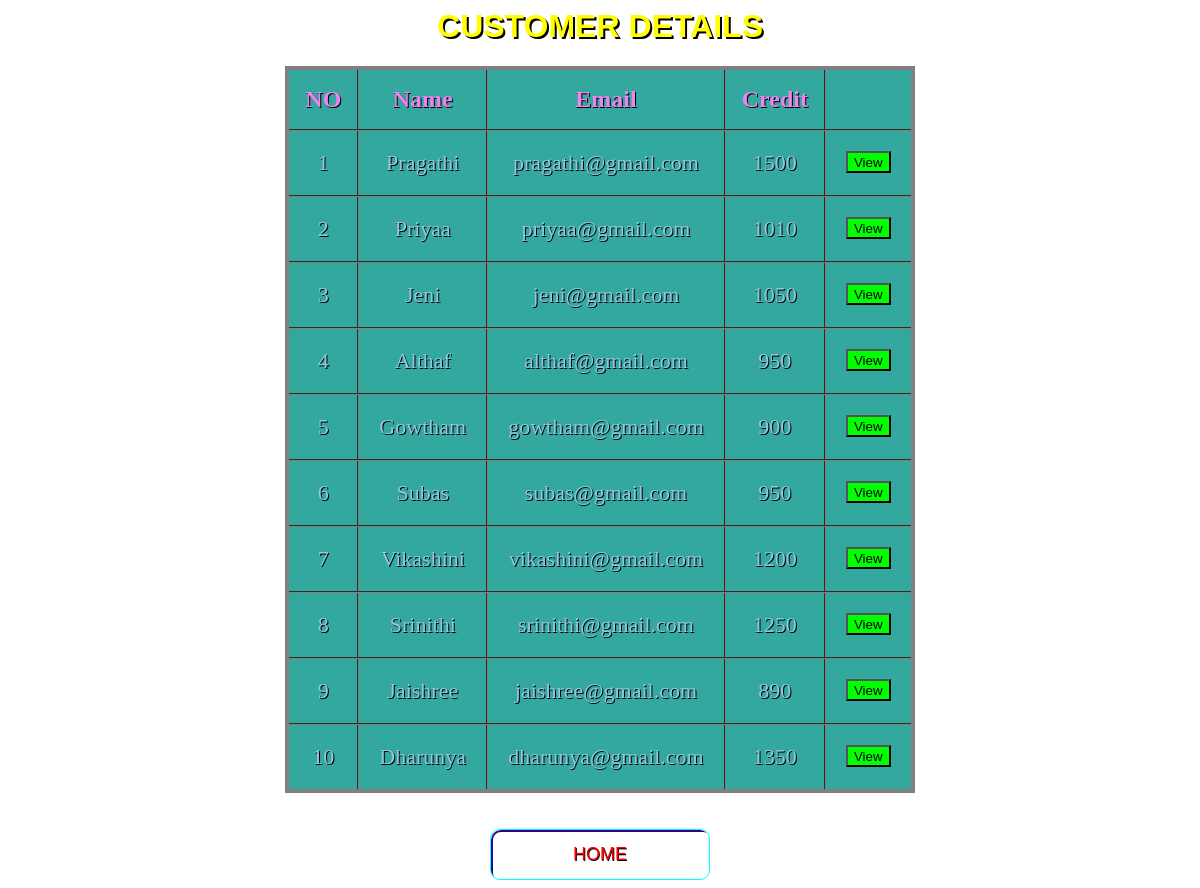
The app's page /getdetail.php with its own data.
### tables this page shows
CREATE TABLE `users` (
  `name` varchar(50) NOT NULL,
  `email` varchar(50) NOT NULL,
  `amount` double DEFAULT NULL
);

### getdetail.php (the view, shortened to what this page needs)
<?php
$con=mysqli_connect('localhost','root','','banking_system');
$q="select * from users ";
$result=mysqli_query($con,$q);
?>
<html>
<head>
   <link rel="stylesheet" href="button.css">
</head>
<body>
	<h1 style="color:#ffff00;text-shadow: 2px 2px black;">CUSTOMER DETAILS</h1>
    <table class="flat-table-1">
		<thead>
			<th>NO</th>
			<th>Name</th>
			<th>Email</th>
			<th>Credit</th>
			<th></th>
		</thead>
		<tbody>
		<tr>
			<?php
				$row=mysqli_fetch_array($result);
			?>
			<td> 1</td>
			<td><?php echo  $row["name"]; ?></td>
			<td><?php echo  $row["email"]; ?></td>
			<td><?php echo  $row["amount"]; ?></td>
			<td>
				<form action="user.php" method="post"  class="view">
					<button class="button1" type="submit" name="name" value="Pragathi">View</button>
				</form>
			</td>
		</tr>
		<tr>
			<?php
				$row=mysqli_fetch_array($result);
			?>
			<td> 2</td>
			<td><?php echo  $row["name"]; ?></td>
			<td><?php echo  $row["email"]; ?></td>
			<td><?php echo  $row["amount"]; ?></td>
			<td>
				<form action="user.php" method="post" class="view">
					<button class="button1" type="submit" name="name" value="Priyaa">View</button>
				</form>
			</td>
		</tr>
        <tr>
			<?php
				$row=mysqli_fetch_array($result);
			?>
			<td> 3</td>
			<td><?php echo  $row["name"]; ?></td>
			<td><?php echo  $row["email"]; ?></td>
			<td><?php echo  $row["amount"]; ?></td>
			<td>
				<form action="user.php" method="post" class="view">
					<button class="button1" type="submit" name="name" value="Jeni">View</button>
				</form>
			</td>
		</tr>
        <tr>
			<?php
				$row=mysqli_fetch_array($result);
			?>
			<td> 4</td>
			<td><?php echo  $row["name"]; ?></td>
			<td><?php echo  $row["email"]; ?></td>
			<td><?php echo  $row["amount"]; ?></td>
			<td>
				<form action="user.php" method="post" class="view">
					<button class="button1" type="submit" name="name" value="Althaf">View</button>
				</form>
			</td>
        </tr>
        <tr>
			<?php
				$row=mysqli_fetch_array($result);
			?>
			<td> 5</td>
			<td><?php echo  $row["name"]; ?></td>
			<td><?php echo  $row["email"]; ?></td>
			<td><?php echo  $row["amount"]; ?></td>
			<td>
				<form action="user.php" method="post" class="view">
					<button class="button1" type="submit" name="name" value="Gowtham">View</button>
				</form>
			</td>
		</tr>
        <tr>
			<?php
				$row=mysqli_fetch_array($result);
			?>
			<td> 6</td>
			<td><?php echo  $row["name"]; ?></td>
			<td><?php echo  $row["email"]; ?></td>
			<td><?php echo  $row["amount"]; ?></td>
			<td>
				<form action="user.php" method="post" class="view">
					<button class="button1" type="submit" name="name" value="Subas">View</button>
				</form>
			</td>
        </tr>
        <tr>
			<?php
				$row=mysqli_fetch_array($result);
			?>
			<td> 7</td>
			<td><?php echo  $row["name"]; ?></td>
			<td><?php echo  $row["email"]; ?></td>
			<td><?php echo  $row["amount"]; ?></td>
			<td>
				<form action="user.php" method="post" class="view">
					<button class="button1"type="submit" name="name" value="Vikashini">View</button>
				</form>
			</td>
		</tr>
        <tr>
			<?php
				$row=mysqli_fetch_array($result);
			?>
			<td> 8</td>
			<td><?php echo  $row["name"]; ?></td>
			<td><?php echo  $row["email"]; ?></td>
			<td><?php echo  $row["amount"]; ?></td>
			<td>
				<form action="user.php" method="post" class="view">
					<button class="button1"type="submit" name="name" value="Srinithi">View</button>
				</form>
			</td>
		</tr>
        <tr>
			<?php
				$row=mysqli_fetch_array($result);
			?>
			<td> 9</td>
			<td><?php echo  $row["name"]; ?></td>
			<td><?php echo  $row["email"]; ?></td>
			<td><?php echo  $row["amount"]; ?></td>
			<td>
				<form action="user.php" method="post" class="view">
					<button class="button1"type="submit" name="name" value="Jaishree">View</button>
				</form>
			</td>
        </tr>
        <tr>
			<?php
				$row=mysqli_fetch_array($result);
			?>
			<td> 10</td>
			<td><?php echo  $row["name"]; ?></td>
			<td><?php echo  $row["email"]; ?></td>
			<td><?php echo  $row["amount"]; ?></td>
			<td>
				<form action="user.php" method="post" class="view">
					<button class="button1"type="submit" name="name" value="Dharunya">View</button>
				</form>
			</td>
		</tr>
		</tbody>
	</table><br><br>
<div class="buttons">
	<a href="index.php">
    <button class="glow-on-hover">HOME</button>
	</a>
</div>
</body>
</html>

### button.css (style rules this page uses)
.glow-on-hover { width: 220px; height: 51px; outline: none; color: red; font-size:18px; background:transparent; text-shadow: 0.7px 0.7px black; overflow: hidden; cursor: pointer; position: relative; z-index: 0; border-radius: 10px; border: 1px solid #00FFFF; }
.glow-on-hover:before { content: ''; background: linear-gradient(45deg, #ff0000, #ff7300, #fffb00, #48ff00, #00ffd5, #002bff, #7a00ff, #ff00c8, #ff0000); position: absolute; top: -2px; left:-2px; background-size: 400%; z-index: -1; filter: blur(5px); width: calc(100% + 4px); height: calc(100% + 4px); animation: glowing 20s linear infinite; opacity: 0; transition: opacity .3s ease-in-out; border-radius: 10px; }
.glow-on-hover:after { z-index: -1; content: ''; position: absolute; width: 100%; height: 100%; left: 0; top: 0; border-radius: 10px; border: 2px solid #28048a; background:transparent; }

### getdetail.php (style rules this page uses)
body { text-align:center; }
.flat-table-1 { background: #32a89e; }
h1 { font-family: Arial, Times, serif; }
table { text-align:center; margin-left: auto; margin-right: auto; border:4px solid gray; border-collapse:collapse; }
th { color:violet; font-size:24px; padding:16px; }
td { text-align:center; font-size:22px; color: #92c6df; padding: 0px 20px 0px 20px; }
tr { transition: background 0.3s, box-shadow 0.3s; }
th,td { border-collapse:collapse; border:2px groove gray; text-shadow: 1px 1px black; }
.button1 { background-color:lime; text-align:center; padding-top:2px; }
.view { top:50%; padding-top:20px; text-align:center; }
body { background-image:url("images/12.jpg"); background-position: center; background-repeat: no-repeat; background-size: cover; }

### records on screen
users: name "Pragathi", email "pragathi@gmail.com", amount "1500"
users: name "Priyaa", email "priyaa@gmail.com", amount "1010"
users: name "Jeni", email "jeni@gmail.com", amount "1050"
users: name "Althaf", email "althaf@gmail.com", amount "950"
users: name "Gowtham", email "gowtham@gmail.com", amount "900"
users: name "Subas", email "subas@gmail.com", amount "950"
users: name "Vikashini", email "vikashini@gmail.com", amount "1200"
users: name "Srinithi", email "srinithi@gmail.com", amount "1250"
users: name "Jaishree", email "jaishree@gmail.com", amount "890"
users: name "Dharunya", email "dharunya@gmail.com", amount "1350"
